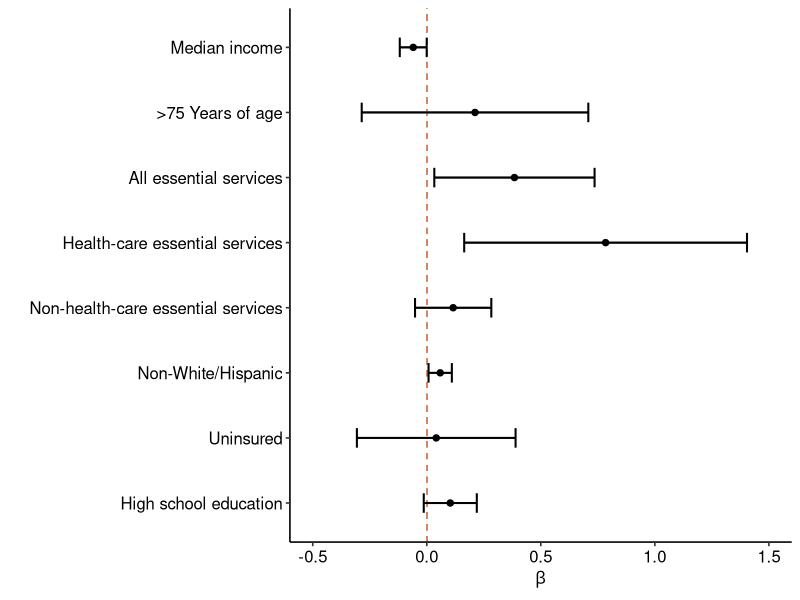
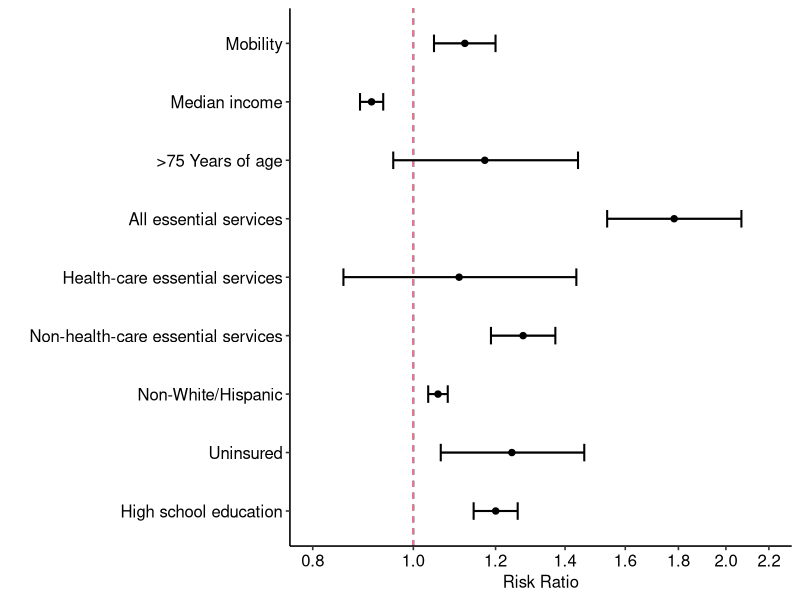

Recreate these plots in R, in order.
## ---- chunk 1
library(ggplot2) # for data visualization
library(dplyr) # for data manipulation
library(segmented) # for regression models
## ---- chunk 2
regression_output <- read.csv("5._Regression_output.csv", stringsAsFactors = TRUE)
## ---- chunk 3
# Step 1: Renaming the variables from the dataset for the legend
regression_output$Variable <- factor(regression_output$Variable, levels = c("hs",
                                                "healthins",
                                                "minority",
                                                "essential",
                                                "health",
                                                "essential_both",
                                                "median_age",
                                                "Median_Income",
                                                "subway_use"),
                       labels = c("High school education",
                                  "Uninsured",
                                  "Non-White/Hispanic",
                                  "Non-health-care essential services",
                                  "Health-care essential services",
                                  "All essential services",
                                  ">75 Years of age",
                                  "Median income",
                                  "Mobility")) 
# Step 2: Separating the "Outcome" column
regression_output$Outcome <- factor(regression_output$Outcome, levels = c("COVID_adjusted","Subway_Use"),
                       labels = c("Rate of COVID-19 (per 100k)\n\nEstimate (adjusted for testing):\nRisk Ratio",
                                  "Mobility (10 Units)\n\nEstimate (unadjusted):\nbeta")) 

# Step 3: Making 2 separate data frames for each outcome 
mobil <- regression_output[1:8,]
RR <- regression_output[9:17,]
# Step 4: Establishing the intercepts 
mobil$intercept <- 0 #the null is 0
RR$intercept <- 1 #the null for risk ratio is 1
## ---- chunk 4
fig4_1 <- ggplot(data=mobil, aes(x = Variable,y = RiskRatio, ymin = LowerLimit, ymax = UpperLimit )) +
  scale_y_continuous(limits=c(-.5,1.5), breaks = c(-.5,0,.5,1,1.5)) +
  geom_pointrange(cex=0.3) +
  geom_hline(data = mobil, aes(colour=Variable, yintercept = intercept), linetype=2, show.legend = FALSE) + xlab('') + 
  ylab(expression(beta)) + geom_errorbar(aes(ymin=LowerLimit, ymax=UpperLimit), width=0.3,cex=0.7) +
  theme_classic(base_size=12) +
  coord_flip() + theme(legend.position="bottom") + guides(col=guide_legend(ncol=3, byrow=TRUE, reverse = TRUE, title.position = "bottom")) + theme(legend.text = element_text(size=12), text=element_text(size=12), axis.text=element_text(size=12, colour="black"), legend.margin = margin(10, 50, 10, 10)
)

plot(fig4_1, echo=FALSE, fig.height=8, fig.width=8, message=FALSE, warning=FALSE, paged.print=FALSE)
## ---- chunk 5

fig4_2 <- ggplot(data=RR, aes(x = Variable,y = RiskRatio, ymin = LowerLimit, ymax = UpperLimit )) +
  scale_y_continuous(trans = "log", limits=c(.8,2.2), breaks = c(.8,1,1.2,1.4,1.6,1.8, 2.0, 2.2)) +
  geom_pointrange(cex=0.3) +
  geom_hline(data = RR, aes(colour=Variable, yintercept = intercept), linetype=2, show.legend = FALSE) + xlab('') + 
  ylab("Risk Ratio") + geom_errorbar(aes(ymin=LowerLimit, ymax=UpperLimit),width=0.3,cex=0.7) +
  theme_classic(base_size=12) +
  coord_flip() + theme(legend.position="bottom") + guides(col=guide_legend(ncol=3, byrow=TRUE, reverse = TRUE, title.position = "bottom")) + theme(legend.text = element_text(size=12), text=element_text(size=12), axis.text=element_text(size=12, colour="black"), legend.margin = margin(10, 50, 10, 10)
)

plot(fig4_2, echo=FALSE, fig.height=8, fig.width=8, message=FALSE, warning=FALSE, paged.print=FALSE)
